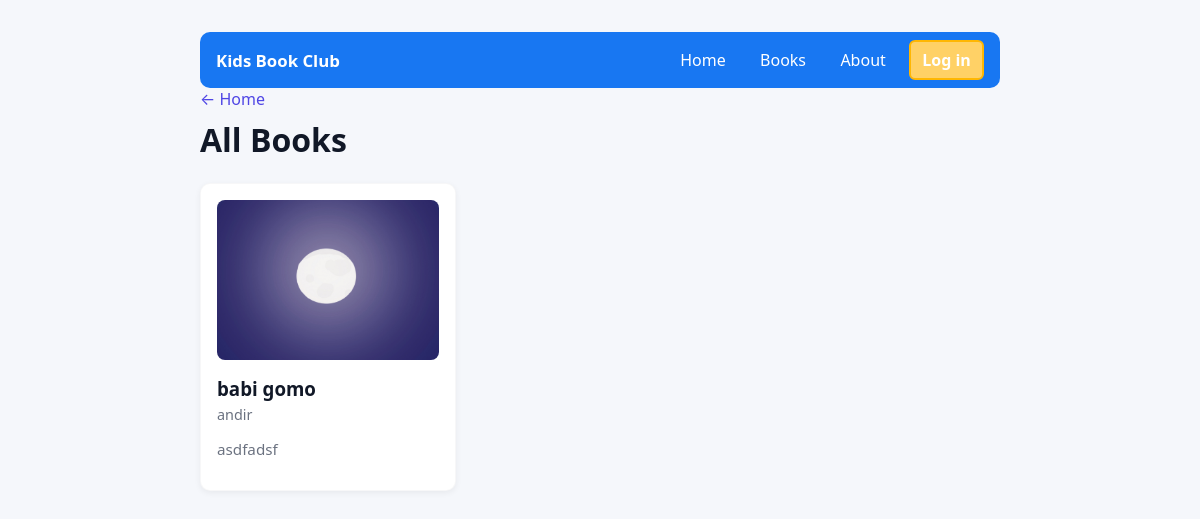
Before: /books with the older database file.
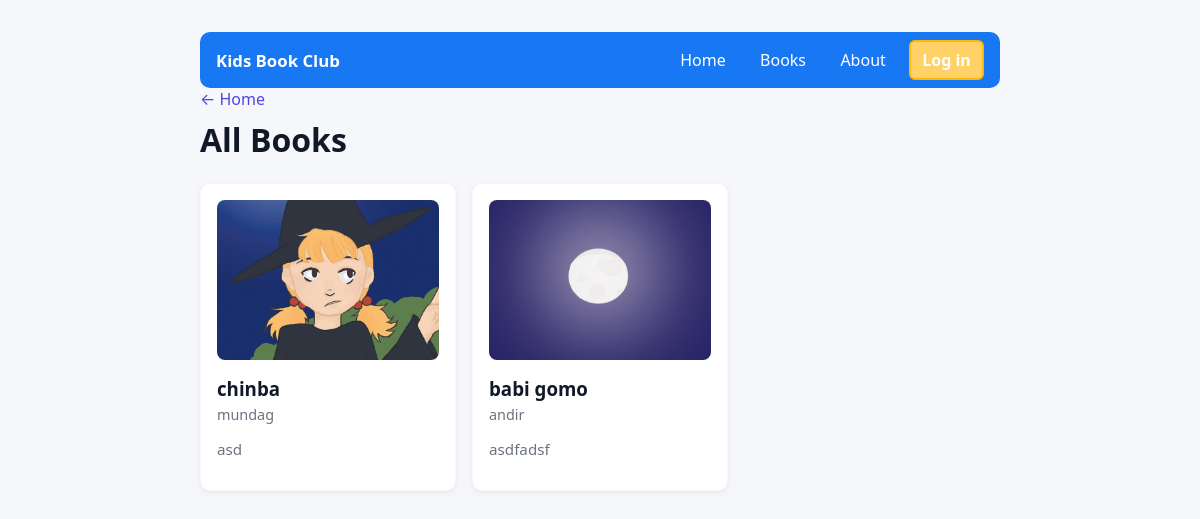
After: the same page with the newer database file.
### tables this page shows
CREATE TABLE books (
        id INTEGER PRIMARY KEY AUTOINCREMENT,
        title TEXT NOT NULL,
        author TEXT,
        description TEXT
    , image TEXT);

### app.py (the view)
@app.route('/books')
def books():
    conn = get_db_connection()
    rows = conn.execute('SELECT id, title, author, description, image FROM books ORDER BY id DESC').fetchall()
    books = [dict(r) for r in rows]
    conn.close()
    return render_template('books.html', books=books)

### app.py (called while the page is built)
def get_db_connection():
    db_path = os.path.join(app.instance_path, 'database.db')
    conn = sqlite3.connect(db_path)
    conn.row_factory = sqlite3.Row
    return conn

### templates/books.html (shortened to what this page needs)
<!doctype html>
<html lang="en">
  <head>
    <link rel="stylesheet" href="/static/style.css">
  </head>
  <body>
    <div class="container">
      <nav class="nav">
        <div class="nav-left">
          <a href="/" class="logo">Kids Book Club</a>
        </div>
        <div class="nav-right">
          {% if session.get('username') %}
            <span class="profile-pill">{{ session.username }}</span>
            <a href="/books" class="active">Books</a>
            <a href="/profile">Profile</a>
            <a href="/logout">Logout</a>
          {% else %}
            <a href="/" class="">Home</a>
            <a href="/books" class="active">Books</a>
            <a href="/#about">About</a>
            <a href="/login" class="login-button">Log in</a>
          {% endif %}
        </div>
      </nav>
      <header>
        <a href="/" class="back">← Home</a>
        <h1>All Books</h1>
      </header>
      <div class="books-grid">
        {% if books %}
          {% for book in books %}
        <a class="book-card" href="{{ url_for('book_detail', book_id=book.id) }}">
          {% if book.image %}
            <img src="{{ url_for('static', filename='uploads/' ~ book.image) }}" alt="{{ book.title }} cover" />
          {% else %}
            <div style="width:100%;height:160px;background:#f3f4f6;border-radius:8px;display:flex;align-items:center;justify-content:center;color:#9ca3af;margin-bottom:.5rem">No cover</div>
          {% endif %}
          <div style="padding-top:.25rem">
            <h3>{{ book.title }}</h3>
            <p class="author">{{ book.author }}</p>
            <p class="desc">{{ book.description }}</p>
          </div>
        </a>
          {% endfor %}
        {% else %}
          <p>No books available yet.</p>
        {% endif %}
      </div>
    </div>
  </body>
</html>

Changed rows visible on the page:
added books: image (picture), title "chinba", author "mundag", description "asd"
